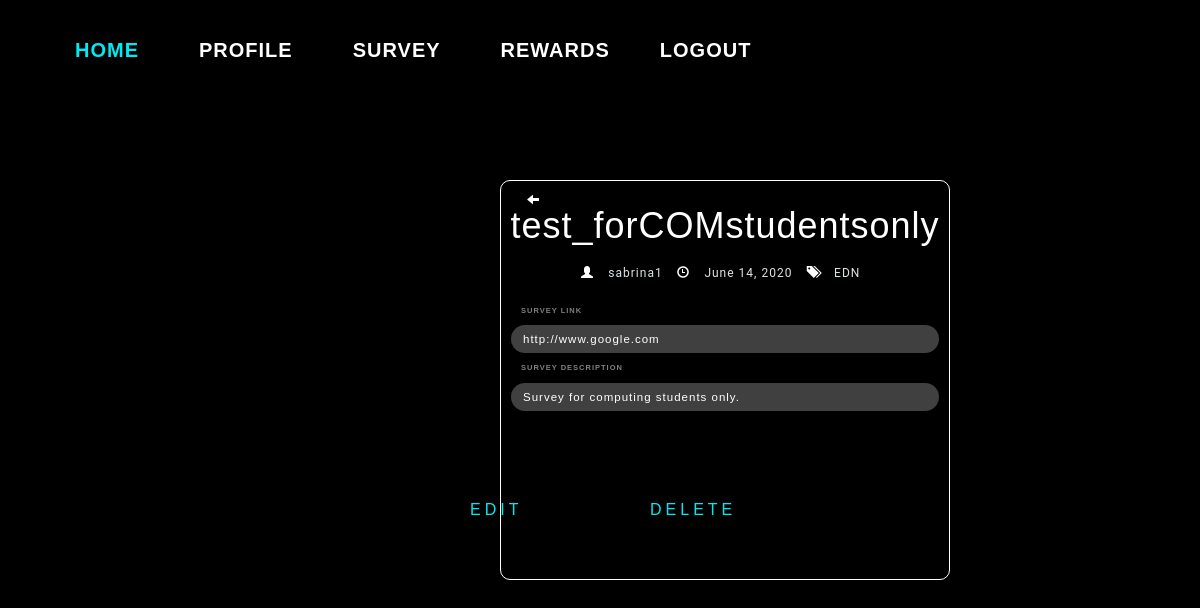
Screenshot of /tracksurvey/survey/7/ with the database file from the repository.
### survey/models.py (models this page shows, shortened)
class UploadSurvey(models.Model):
    user = models.ForeignKey(to=User, null=True, on_delete=models.SET_NULL,blank=True)
    uploadDate = models.DateField(default=timezone.now)
    surveytitle = models.CharField('Survey Title', max_length=100)
    surveylink = models.URLField('Survey Link', max_length=200)
    surveydescription = models.CharField('Survey Description',
        max_length=5000,
        help_text="Include your survey dscription here!")
    surveycategory_choices = [
    ('EDN','Education'),
    ('HTC','Healthcare'),
    ('LFS','Lifestyle'),
    ('NUS','NUS-Related'),
    ('OTH','Others')]
    surveycategory = models.CharField('Survey Category',choices=surveycategory_choices, max_length=100, default='OTH')
    gender_filter=models.ManyToManyField(GenderFilter,blank=True)
    singaporean_filter=models.ManyToManyField(SingaporeanFilter, blank=True)
    faculty_filter=models.ManyToManyField(FacultyFilter,blank=True)
    year_filter=models.ManyToManyField(YearFilter,blank=True)
    residential_filter=models.ManyToManyField(ResidentialFilter, blank=True)

### survey/views.py (the view)
# urls.py: path('tracksurvey/survey/<int:pk>/', SurveyDetailView.as_view() , name='tracksurvey-detail'),
class SurveyDetailView(DetailView):
    model=UploadSurvey

### survey/templates/survey/uploadsurvey_detail.html (shortened to what this page needs)
{% extends "survey/base.html" %}
{% load static %}
{% block css %}
<link rel="stylesheet" type="text/css" href="{% static 'survey/uploadsurvey_detail.css'%}">
<link rel="stylesheet" type="text/css" href="{% static 'survey/uploadsurvey.css'%}">
<link rel="stylesheet" type="text/css" href="{% static 'accounts/profile.css'%}">
{% endblock %}
{% block body_block %}
{% load widget_tweaks %}
<div class=detail-box>
<h1> {{object.surveytitle}} </h1>
<div>
    <ul class="utility-list">
      <span class="glyphicon glyphicon-user" aria-hidden="true" style="color:white"> </span>
      <li class="user">{{object.user}}</li>
      <span class="glyphicon glyphicon-time" aria-hidden="true" style="color:white"> </span>
      <li class="date">{{object.uploadDate}}</li>
      <span class="glyphicon glyphicon-tags" aria-hidden="true" style="color:white"> </span>
      <li class="tags">{{object.surveycategory}}</li>
    </ul>
</div>
  <div class=form-row>
    <label for="surveylink" class="login__label"> Survey Link </label>
    <div class="surveylinkbutton">
    {{object.surveylink}}
    </div>
  </div>
  <div class=form-row>
    <label for="surveydescription" class="login__label"> Survey Description </label>
    <div class="surveylinkbutton">
        {{object.surveydescription}}
    </div>
  </div>
  <div class="box">
    <a href="{% url 'survey:updatesurvey' object.id %}" id="edit-button">
        Edit
    </a>
</div>
<div class="box">
    <a href="{% url 'survey:deletesurvey' object.id %}" id="delete-button">
        Delete
    </a>
</div>
<div class="back">
    <button onclick=history.back() class="back-button"><span class="glyphicon glyphicon-arrow-left" aria-hidden="true" style="color:white"> </span></button>
</div>
</div>
{% endblock %}

### survey/static/survey/base.css (style rules this page uses)
html { height: 100%; }
body { background: #000000; margin: auto; font-family: "Trebuchet MS", monospace; }
div { padding:5px; }

### survey/static/survey/uploadsurvey_detail.css (style rules this page uses)
.detail-box { width: 450px; height: 400px; margin-left: 500px; margin-top:50px; border: 1px solid white; border-radius: 10px; }
h1 { color:white; text-align:center; }
.utility-list { list-style-type: none; font-size:12px; margin-left:30px; }
.utility-list li { margin: 5px -10px 5px 0; padding: 0 20px 0 30px; display: inline-block; color: #dce3e7; font-family: 'Roboto', sans-serif; }
.utility-list li.user { margin-left:-20px; }
.utility-list li.date { margin-left:-20px; }
.utility-list li.tags { margin-left:-20px; }
.surveylinkbutton { color: white; font-size: 1.15rem; width: 100%; padding: .5rem 1rem; border: 2px solid transparent; outline: none; border-radius: 1.5rem; background-color: rgba(255, 255, 255, 0.25); letter-spacing: 1px; }
#edit-button { position: absolute; margin-top:70px; margin-left: -150px; }
#delete-button { position: absolute; margin-top:70px; margin-left: 30px; }
.back { position: relative; margin-top:-230px; left:10px; font-size: 12px; }
.back-button { background-color: black; border: none; }

### accounts/static/accounts/profile.css (style rules this page uses)
body { background-color: black; font-family: 'Montserrat', sans-serif; font-size: 16px; line-height: 1.25; letter-spacing: 1px; }
* { box-sizing: border-box; transition: .25s all ease; }
.login__label { display: block; padding-left: 1rem; }
.login__label, .login__label--checkbox { color: rgba(255, 255, 255, 0.5); text-transform: uppercase; font-size: .75rem; margin-bottom: 1rem; }
.box { position: absolute; top: 50%; left: 50%; padding: 0px; transform: translate(-50%, -50%); background: rgba(0, 0, 0, 0.753); box-sizing: border-box; box-shadow: 0 15px 25px rgba(0,0,0,.6); border-radius: 0px; margin-top: 20px; }
.box a { display: inline-block; padding: 10px 20px; color: #03e9f4; font-size: 16px; text-decoration: none; text-transform: uppercase; overflow: hidden; transition: .5s; letter-spacing: 4px }

### rows the page displays
UploadSurvey: surveytitle "test_forCOMstudentsonly", user "sabrina1", uploadDate "June 14, 2020", surveycategory "EDN", surveylink "http://www.google.com", surveydescription "Survey for computing students only."
